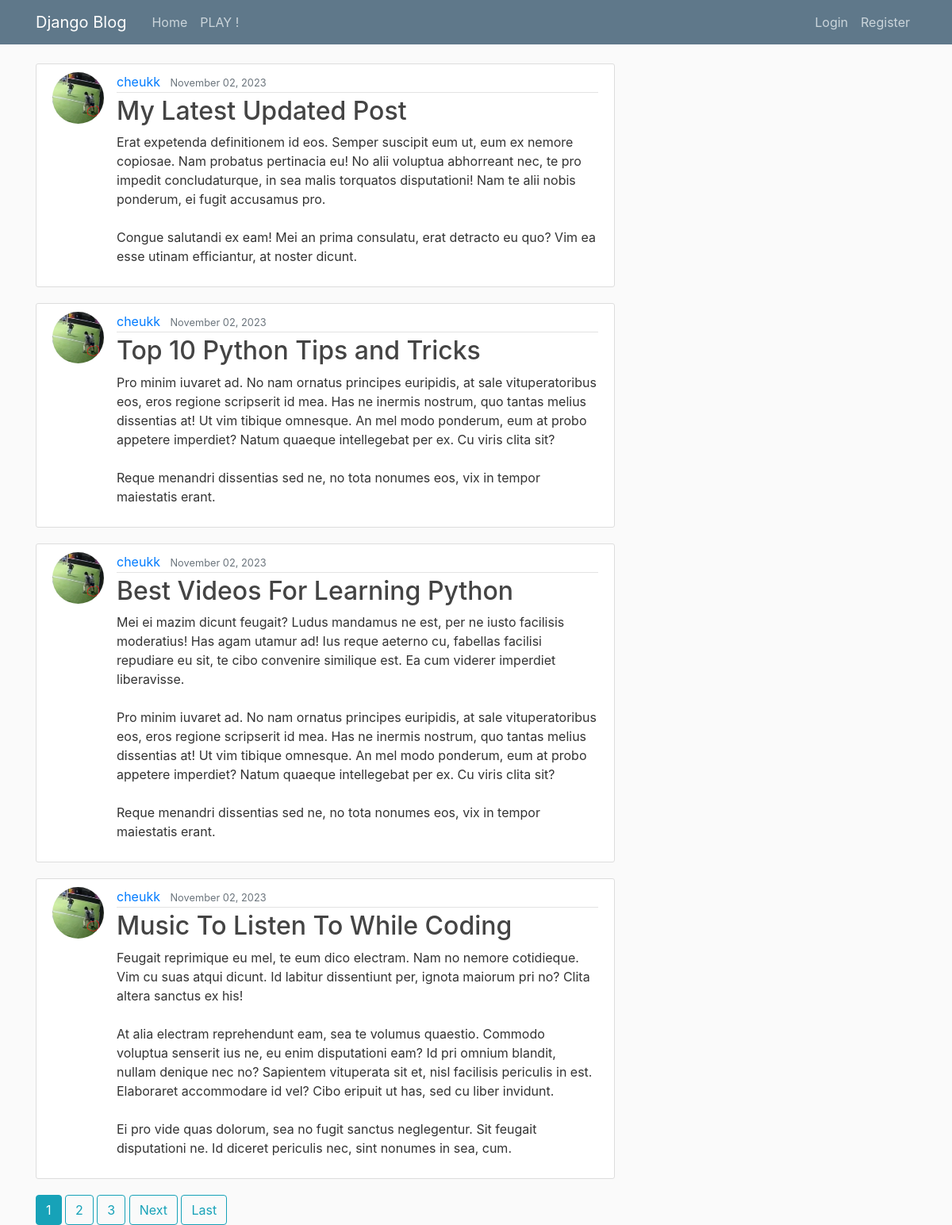
The page / on the database its author committed.
### blog/models.py (models this page shows, shortened)
class Post(models.Model):
    title = models.CharField(max_length=100)
    content = models.TextField()
    date_posted = models.DateTimeField(default=timezone.now)
    author = models.ForeignKey(User, on_delete=models.CASCADE)

### users/models.py (models this page shows, shortened)
class Profile(models.Model):
    user = models.OneToOneField(User, on_delete=models.CASCADE)
    image = models.ImageField(default='default.png', upload_to='profile_pics')
    symbol = models.CharField(max_length=2, default=generate_default_symbol)
    score = models.IntegerField(default=0)
    game_played = models.IntegerField(default=0)

### blog/views.py (the view)
# urls.py: path('', PostListView.as_view(), name='blog-home'),
class PostListView(ListView):
    model = Post
    template_name = 'blog/home.html'
    context_object_name = 'posts'
    ordering = ['-date_posted']
    paginate_by = 4

### blog/templates/blog/home.html (shortened to what this page needs)
{% extends "blog/base.html" %}
{% block content %}
    {% for post in posts %}
        <article class="media content-section">
            <img class="rounded-circle article-img" src="{{ post.author.profile.image.url }}">
            <div class="media-body">
                <div class="article-metadata">
                    <a class="mr-2" href="{% url 'user-posts' post.author.username %}">{{ post.author }}</a>
                    <small class="text-muted">{{ post.date_posted|date:"F d, Y" }}</small>
                </div>
                <h2><a class="article-title" href="{% url 'post-detail' post.id %}">{{ post.title }}</a></h2>
                <p class="article-content">{{ post.content }}</p>
            </div>
        </article>
    {% endfor %}
    {% if is_paginated %}
        {% for num in page_obj.paginator.page_range %}
            {% if page_obj.number == num %}
                <a class="btn btn-info" href="?page={{ num }}">{{ num }}</a>
            {% elif num > page_obj.number|add:'-3' and num < page_obj.number|add:'3' %}
                <a class="btn btn-outline-info" href="?page={{ num }}">{{ num }}</a>
            {% endif %}
        {% endfor %}
        {% if page_obj.has_next %}
            <a class="btn btn-outline-info" href="?page={{ page_obj.next_page_number }}">Next</a>
            <a class="btn btn-outline-info" href="?page={{ page_obj.paginator.num_pages }}">Last</a>
        {% endif %}
    {% endif %}
{% endblock content %}

### blog/static/blog/main.css (style rules this page uses)
body { background: #fafafa; color: #333333; margin-top: 5rem; }
h1, h2, h3, h4, h5, h6 { color: #444444; }
.content-section { background: #ffffff; padding: 10px 20px; border: 1px solid #dddddd; border-radius: 3px; margin-bottom: 20px; }
.article-title { color: #444444; }
.article-content { white-space: pre-line; }
.article-img { height: 65px; width: 65px; margin-right: 16px; }
.article-metadata { padding-bottom: 1px; margin-bottom: 4px; border-bottom: 1px solid #e3e3e3 }

### rows shown on the page
Post: author.profile.image (picture), author "cheukk", date_posted "November 02, 2023", title "My Latest Updated Post", content "Erat expetenda definitionem id eos. Semper suscipit eum ut, eum ex nemore copiosae. Nam probatus pertinacia eu! No alii voluptua abhorreant nec, te pro impedit concludaturque, in sea malis torquatos disputationi! Nam te alii nobis ponderum, ei fugit accusamus pro. Congue salutandi ex eam! Mei an prima consulatu, erat detracto eu quo? Vim ea esse utinam efficiantur, at noster dicunt."
Post: author.profile.image (picture), author "cheukk", date_posted "November 02, 2023", title "Top 10 Python Tips and Tricks", content "Pro minim iuvaret ad. No nam ornatus principes euripidis, at sale vituperatoribus eos, eros regione scripserit id mea. Has ne inermis nostrum, quo tantas melius dissentias at! Ut vim tibique omnesque. An mel modo ponderum, eum at probo appetere imperdiet? Natum quaeque intellegebat per ex. Cu viris clita sit? Reque menandri dissentias sed ne, no tota nonumes eos, vix in tempor maiestatis erant."
Post: author.profile.image (picture), author "cheukk", date_posted "November 02, 2023", title "Best Videos For Learning Python", content "Mei ei mazim dicunt feugait? Ludus mandamus ne est, per ne iusto facilisis moderatius! Has agam utamur ad! Ius reque aeterno cu, fabellas facilisi repudiare eu sit, te cibo convenire similique est. Ea cum viderer imperdiet liberavisse. Pro minim iuvaret ad. No nam ornatus principes euripidis, at sale vituperatoribus eos, eros regione scripserit id mea. Has ne inermis nostrum, quo tantas melius dissentias at! Ut vim tibique omnesque. An mel modo ponderum, eum at probo appetere imperdiet? Natum quaeque intellegebat per ex. Cu viris clita sit? Reque menandri dissentias sed ne, no tota nonumes eos, vix in tempor maiestatis erant."
Post: author.profile.image (picture), author "cheukk", date_posted "November 02, 2023", title "Music To Listen To While Coding", content "Feugait reprimique eu mel, te eum dico electram. Nam no nemore cotidieque. Vim cu suas atqui dicunt. Id labitur dissentiunt per, ignota maiorum pri no? Clita altera sanctus ex his! At alia electram reprehendunt eam, sea te volumus quaestio. Commodo voluptua senserit ius ne, eu enim disputationi eam? Id pri omnium blandit, nullam denique nec no? Sapientem vituperata sit et, nisl facilisis periculis in est. Elaboraret accommodare id vel? Cibo eripuit ut has, sed cu liber invidunt. Ei pro vide quas dolorum, sea no fugit sanctus neglegentur. Sit feugait disputationi ne. Id diceret periculis nec, sint nonumes in sea, cum."

### other values the page prints
{{ num }} "1"
{{ num }} "2" "3"
